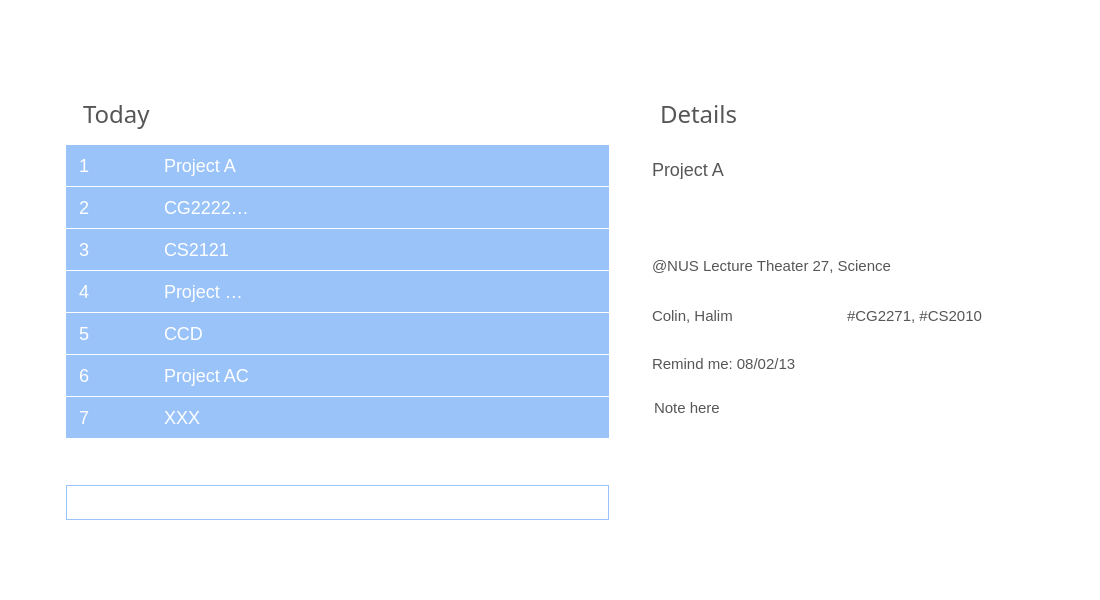
<?xml version="1.0" encoding="UTF-8"?>
<ui version="4.0">
 <author>XIE KAI</author>
 <class>MainWindowClass</class>
 <widget class="QMainWindow" name="MainWindowClass">
  <property name="windowModality">
   <enum>Qt::NonModal</enum>
  </property>
  <property name="geometry">
   <rect>
    <x>0</x>
    <y>0</y>
    <width>1100</width>
    <height>600</height>
   </rect>
  </property>
  <property name="windowTitle">
   <string>MainWindow</string>
  </property>
  <property name="styleSheet">
   <string notr="true">QMainWindow#MainWindowClass {
	Background-color: #fff;
}

QLineEdit#name{
	font-family: &quot;Segoe UI&quot;;
	font-size: 18px;
	color: #565656;
	background-color: transparent;
	border: none;
}
 QLineEdit#dueOrFromTo{
	font-family: &quot;Segoe UI&quot;;
	font-size: 15px;
	color: #fff;
	background-color: transparent;
	border: none;
}

QLineEdit#location, QLineEdit#participants, QLineEdit#tags, QLineEdit#remindTime, QLineEdit#note, QPlainTextEdit#note{
	font-family: &quot;Segoe UI&quot;;
	font-size: 15px;
	color: #565656;
	background-color: transparent;
	border: none;
}</string>
  </property>
  <widget class="QWidget" name="centralWidget">
   <property name="styleSheet">
    <string notr="true">QWidget#centralWidget {
	background-color: transparent;
	background-image: url(:/MainWindow/Resources/mainwindow_bg.png);
}</string>
   </property>
   <widget class="QLabel" name="Navigation_taskList">
    <property name="geometry">
     <rect>
      <x>83</x>
      <y>89</y>
      <width>520</width>
      <height>50</height>
     </rect>
    </property>
    <property name="font">
     <font>
      <family>Segoe UI Light</family>
      <pointsize>-1</pointsize>
     </font>
    </property>
    <property name="styleSheet">
     <string notr="true">QLabel#Navigation_taskList {
	font-family: &quot;Segoe UI Light&quot;;
	font-size: 24px;
	color: #565656;
}</string>
    </property>
    <property name="text">
     <string>&lt;span style=\&quot;font-size:18px; \&quot;&gt;Today&lt;/span&gt;</string>
    </property>
   </widget>
   <widget class="QTreeWidget" name="TaskList">
    <property name="geometry">
     <rect>
      <x>9</x>
      <y>135</y>
      <width>600</width>
      <height>330</height>
     </rect>
    </property>
    <property name="maximumSize">
     <size>
      <width>16777215</width>
      <height>16777215</height>
     </size>
    </property>
    <property name="styleSheet">
     <string notr="true">QTreeWidget#TaskList {
	margin-top: 10px;
	margin-left: 37px;
	background: transparent;
	border: none;
	height: 100%;
	font-size: 18px;
}

QTreeWidget#TaskList:Item {
	color: #fff;
	background-color:#9ac3fa;
	margin-bottom: 1px;
	padding: 10px 0 10px 10px;
}

QTreeWidget#TaskList:Item:last {
	color: #9ac3fa;
	padding: 10px 18px 10px 10px;
}

QTreeWidget#TaskList QScrollBar:vertical {
	opacity: 0.6;
	border: none;
	background-color: transparent;
	margin-left: 1px;
	width: 5px;
}

QTreeWidget#TaskList QScrollBar::handle:vertical {
	border: none;
	background-color: #CAE1FF;
}

QTreeWidget#TaskList QScrollBar::add-line:vertical {
	visibility: hidden;
	background-color: transparent;
}

QTreeWidget#TaskList QScrollBar::sub-line:vertical {
	visibility: hidden;
	background-color: transparent;
}</string>
    </property>
    <property name="verticalScrollBarPolicy">
     <enum>Qt::ScrollBarAsNeeded</enum>
    </property>
    <attribute name="headerVisible">
     <bool>false</bool>
    </attribute>
    <attribute name="headerDefaultSectionSize">
     <number>105</number>
    </attribute>
    <column>
     <property name="text">
      <string>ID</string>
     </property>
    </column>
    <column>
     <property name="text">
      <string>Task Name</string>
     </property>
    </column>
    <column>
     <property name="text">
      <string>Due|From-to</string>
     </property>
    </column>
    <item>
     <property name="text">
      <string>1</string>
     </property>
     <property name="text">
      <string>Project A</string>
     </property>
     <property name="text">
      <string>due 08/09/12</string>
     </property>
    </item>
    <item>
     <property name="text">
      <string>2</string>
     </property>
     <property name="text">
      <string>CG2222 HW</string>
     </property>
     <property name="text">
      <string>from 02/09/13 to 02/09/13</string>
     </property>
    </item>
    <item>
     <property name="text">
      <string>3</string>
     </property>
     <property name="text">
      <string>CS2121</string>
     </property>
     <property name="text">
      <string/>
     </property>
    </item>
    <item>
     <property name="text">
      <string>4</string>
     </property>
     <property name="text">
      <string>Project DD2</string>
     </property>
     <property name="text">
      <string>due 01/09/14</string>
     </property>
    </item>
    <item>
     <property name="text">
      <string>5</string>
     </property>
     <property name="text">
      <string>CCD</string>
     </property>
    </item>
    <item>
     <property name="text">
      <string>6</string>
     </property>
     <property name="text">
      <string>Project AC</string>
     </property>
     <property name="text">
      <string>due 02/09/13</string>
     </property>
    </item>
    <item>
     <property name="text">
      <string>7</string>
     </property>
     <property name="text">
      <string>XXX</string>
     </property>
     <property name="text">
      <string/>
     </property>
    </item>
   </widget>
   <widget class="CommandBar" name="cmdBar">
    <property name="geometry">
     <rect>
      <x>9</x>
      <y>485</y>
      <width>600</width>
      <height>35</height>
     </rect>
    </property>
    <property name="font">
     <font>
      <family>Segoe UI Light</family>
      <pointsize>-1</pointsize>
      <weight>75</weight>
      <bold>true</bold>
     </font>
    </property>
    <property name="styleSheet">
     <string notr="true">QTextEdit#cmdBar {
	font-family: &quot;Segoe UI Light&quot;;
	font-size: 18px;
	font-weight: bold;
	color: #787878;
	background-color: #fff;
	border: 1px solid #9ac3fa;
	border-color: #9ac3fa;
	padding-top: 0px;
	padding-bottom: 0px;
	padding-left: 5px;
	padding-right: 5px;
	margin-left: 57px;
	max-height: 33px;
}

QTextEdit#cmdBar:hover {
	border-color: #565656;
}</string>
    </property>
    <property name="verticalScrollBarPolicy">
     <enum>Qt::ScrollBarAlwaysOff</enum>
    </property>
    <property name="horizontalScrollBarPolicy">
     <enum>Qt::ScrollBarAlwaysOff</enum>
    </property>
    <property name="lineWrapMode">
     <enum>QTextEdit::NoWrap</enum>
    </property>
   </widget>
   <widget class="QLabel" name="StatusBar">
    <property name="geometry">
     <rect>
      <x>10</x>
      <y>525</y>
      <width>1050</width>
      <height>66</height>
     </rect>
    </property>
    <property name="styleSheet">
     <string notr="true">QLabel#StatusBar {
	color: #fff;
	font-size: 14px;
	margin-left:25px;
	margin-top: 22px;
	margin-bottom:27px;
}</string>
    </property>
    <property name="text">
     <string>Ready</string>
    </property>
   </widget>
   <widget class="QWidget" name="DetailsView" native="true">
    <property name="geometry">
     <rect>
      <x>640</x>
      <y>145</y>
      <width>391</width>
      <height>372</height>
     </rect>
    </property>
    <property name="styleSheet">
     <string notr="true">QWidget#DetailsView{
	background-image:url(:/MainWindow/Resources/details_normal_bg.png);
}</string>
    </property>
    <widget class="QPlainTextEdit" name="note">
     <property name="geometry">
      <rect>
       <x>10</x>
       <y>250</y>
       <width>361</width>
       <height>101</height>
      </rect>
     </property>
     <property name="styleSheet">
      <string notr="true"/>
     </property>
     <property name="readOnly">
      <bool>true</bool>
     </property>
     <property name="plainText">
      <string>Note here</string>
     </property>
    </widget>
    <widget class="QLineEdit" name="name">
     <property name="enabled">
      <bool>true</bool>
     </property>
     <property name="geometry">
      <rect>
       <x>10</x>
       <y>14</y>
       <width>371</width>
       <height>20</height>
      </rect>
     </property>
     <property name="text">
      <string>Project A</string>
     </property>
     <property name="readOnly">
      <bool>true</bool>
     </property>
    </widget>
    <widget class="QLineEdit" name="dueOrFromTo">
     <property name="enabled">
      <bool>true</bool>
     </property>
     <property name="geometry">
      <rect>
       <x>10</x>
       <y>63</y>
       <width>371</width>
       <height>20</height>
      </rect>
     </property>
     <property name="text">
      <string>From  09/02/13 to 09/02/13</string>
     </property>
     <property name="readOnly">
      <bool>true</bool>
     </property>
    </widget>
    <widget class="QLineEdit" name="location">
     <property name="enabled">
      <bool>true</bool>
     </property>
     <property name="geometry">
      <rect>
       <x>10</x>
       <y>111</y>
       <width>371</width>
       <height>20</height>
      </rect>
     </property>
     <property name="text">
      <string>@NUS Lecture Theater 27, Science</string>
     </property>
     <property name="readOnly">
      <bool>true</bool>
     </property>
    </widget>
    <widget class="QLineEdit" name="participants">
     <property name="enabled">
      <bool>true</bool>
     </property>
     <property name="geometry">
      <rect>
       <x>10</x>
       <y>161</y>
       <width>171</width>
       <height>20</height>
      </rect>
     </property>
     <property name="text">
      <string>Colin, Halim</string>
     </property>
     <property name="readOnly">
      <bool>true</bool>
     </property>
    </widget>
    <widget class="QLineEdit" name="tags">
     <property name="enabled">
      <bool>true</bool>
     </property>
     <property name="geometry">
      <rect>
       <x>205</x>
       <y>161</y>
       <width>171</width>
       <height>20</height>
      </rect>
     </property>
     <property name="text">
      <string>#CG2271, #CS2010</string>
     </property>
     <property name="readOnly">
      <bool>true</bool>
     </property>
    </widget>
    <widget class="QLineEdit" name="remindTime">
     <property name="enabled">
      <bool>true</bool>
     </property>
     <property name="geometry">
      <rect>
       <x>10</x>
       <y>209</y>
       <width>371</width>
       <height>20</height>
      </rect>
     </property>
     <property name="text">
      <string>Remind me: 08/02/13</string>
     </property>
     <property name="readOnly">
      <bool>true</bool>
     </property>
    </widget>
   </widget>
   <widget class="QLabel" name="Navigation_detailsView">
    <property name="geometry">
     <rect>
      <x>660</x>
      <y>89</y>
      <width>370</width>
      <height>50</height>
     </rect>
    </property>
    <property name="font">
     <font>
      <family>Segoe UI Light</family>
      <pointsize>-1</pointsize>
     </font>
    </property>
    <property name="styleSheet">
     <string notr="true">QLabel#Navigation_detailsView {
	font-family: &quot;Segoe UI Light&quot;;
	font-size: 24px;
	color: #565656;
}</string>
    </property>
    <property name="text">
     <string>&lt;span style=\&quot;font-size:18px; \&quot;&gt;Details&lt;/span&gt;</string>
    </property>
   </widget>
   <widget class="QToolButton" name="CloseButton">
    <property name="geometry">
     <rect>
      <x>1049</x>
      <y>27</y>
      <width>26</width>
      <height>30</height>
     </rect>
    </property>
    <property name="styleSheet">
     <string notr="true">QToolButton#CloseButton {
	background-image: url(:/MainWindow/Resources/window_buttons.png);
	background-position: top right;
	border-style: flat;
}

QToolButton#CloseButton::hover {
	background-image: url(:/MainWindow/Resources/window_buttons_hovered.png);
	background-position: top right;
	border-style: flat;
}</string>
    </property>
    <property name="text">
     <string/>
    </property>
   </widget>
   <widget class="QToolButton" name="MinimizeButton">
    <property name="geometry">
     <rect>
      <x>1024</x>
      <y>27</y>
      <width>26</width>
      <height>30</height>
     </rect>
    </property>
    <property name="styleSheet">
     <string notr="true">QToolButton#MinimizeButton {
	background-image: url(:/MainWindow/Resources/window_buttons.png);
	background-position: top left;
	border-style: flat;
}

QToolButton#MinimizeButton::hover {
	background-image: url(:/MainWindow/Resources/window_buttons_hovered.png);
	background-position: top left;
	border-style: flat;
}</string>
    </property>
    <property name="text">
     <string/>
    </property>
   </widget>
   <widget class="QToolButton" name="AboutButton">
    <property name="geometry">
     <rect>
      <x>905</x>
      <y>27</y>
      <width>55</width>
      <height>33</height>
     </rect>
    </property>
    <property name="styleSheet">
     <string notr="true">QToolButton#AboutButton
{
	background-image: url(:/MainWindow/Resources/top_buttons.png);
	background-position: top right;
	background-color: transparent;
	border-style: flat;
}

QToolButton#AboutButton:hover
{
	background-image: url(:/MainWindow/Resources/top_buttons_hovered.png);
	background-position: top right;
	background-color: transparent;
	border-style: flat;
}</string>
    </property>
    <property name="text">
     <string/>
    </property>
   </widget>
   <widget class="QToolButton" name="HelpButton">
    <property name="geometry">
     <rect>
      <x>860</x>
      <y>27</y>
      <width>44</width>
      <height>33</height>
     </rect>
    </property>
    <property name="styleSheet">
     <string notr="true">QToolButton#HelpButton
{
	background-image: url(:/MainWindow/Resources/top_buttons.png);
	background-position: top left;
	background-color: transparent;
	border-style: flat;
}

QToolButton#HelpButton:hover
{
	background-image: url(:/MainWindow/Resources/top_buttons_hovered.png);
	background-position: top left;
	background-color: transparent;
	border-style: flat;
}</string>
    </property>
    <property name="text">
     <string/>
    </property>
   </widget>
   <widget class="QLabel" name="NoTaskLabel">
    <property name="geometry">
     <rect>
      <x>280</x>
      <y>153</y>
      <width>81</width>
      <height>31</height>
     </rect>
    </property>
    <property name="styleSheet">
     <string notr="true">QLabel#NoTaskLabel {
	font-family: &quot;Segoe UI Light&quot;;
	font-size: 24px;
	color: #565656;
}</string>
    </property>
    <property name="text">
     <string>No task</string>
    </property>
   </widget>
   <zorder>NoTaskLabel</zorder>
   <zorder>Navigation_taskList</zorder>
   <zorder>TaskList</zorder>
   <zorder>cmdBar</zorder>
   <zorder>StatusBar</zorder>
   <zorder>DetailsView</zorder>
   <zorder>Navigation_detailsView</zorder>
   <zorder>CloseButton</zorder>
   <zorder>MinimizeButton</zorder>
   <zorder>AboutButton</zorder>
   <zorder>HelpButton</zorder>
  </widget>
  <action name="action_Exit">
   <property name="text">
    <string>&amp;Exit</string>
   </property>
  </action>
 </widget>
 <customwidgets>
  <customwidget>
   <class>CommandBar</class>
   <extends>QTextEdit</extends>
   <header>CommandBar.h</header>
  </customwidget>
 </customwidgets>
 <tabstops>
  <tabstop>cmdBar</tabstop>
  <tabstop>TaskList</tabstop>
  <tabstop>name</tabstop>
  <tabstop>dueOrFromTo</tabstop>
  <tabstop>location</tabstop>
  <tabstop>participants</tabstop>
  <tabstop>tags</tabstop>
  <tabstop>remindTime</tabstop>
  <tabstop>note</tabstop>
  <tabstop>HelpButton</tabstop>
  <tabstop>AboutButton</tabstop>
  <tabstop>MinimizeButton</tabstop>
  <tabstop>CloseButton</tabstop>
 </tabstops>
 <resources>
  <include location="mainwindow.qrc"/>
 </resources>
 <connections/>
</ui>
